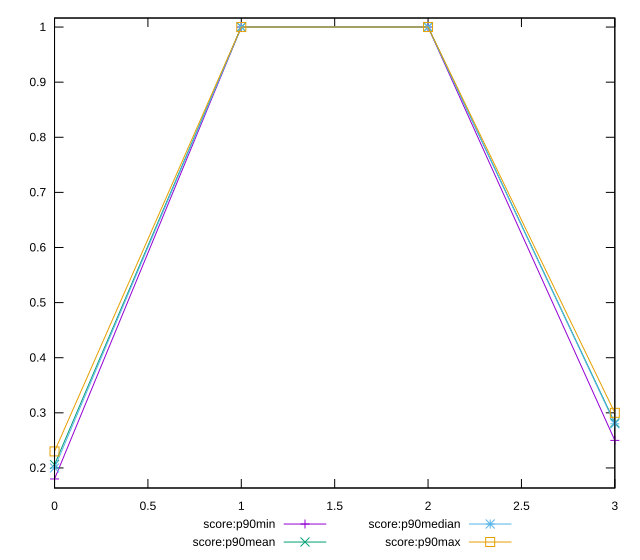

gnuplot code for this plot:
reset

$scoreP90Min <<EOF
0 0.18
1 1
2 1
3 0.25
EOF

$scoreP90Mean <<EOF
0 0.20606382978723406
1 1
2 1
3 0.28180851063829787
EOF

$scoreP90Median <<EOF
0 0.2
1 1
2 1
3 0.28
EOF

$scoreP90Max <<EOF
0 0.23
1 1
2 1
3 0.3
EOF

set key outside below
set xrange [0:3]
set yrange [0.1636:1.0164]
set trange [0.1636:1.0164]
set terminal svg size 640, 560 enhanced background rgb 'white'
set output "reports/report_00030_2021-02-24T20-42-31.540Z/max-potential-fid/progression/score.svg"

plot $scoreP90Min title "score:p90min" with linespoints, \
     $scoreP90Mean title "score:p90mean" with linespoints, \
     $scoreP90Median title "score:p90median" with linespoints, \
     $scoreP90Max title "score:p90max" with linespoints

reset
